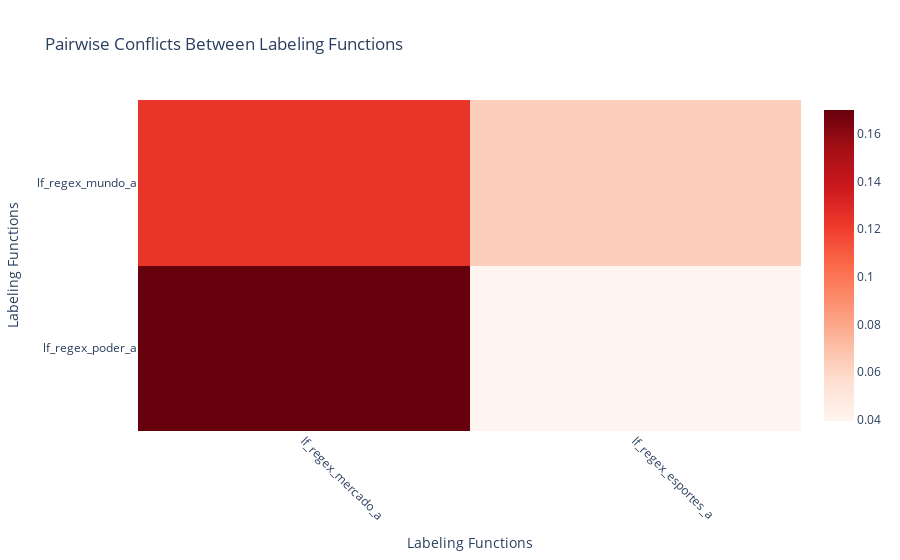

The notebook cell saved with this chart:
### Code cell
# Visualize the conflict matrix
utils.plot.plot_conflict_matrix(conflict_matrix_df)[0]

### Figure 1 — Plotly figure (JSON) as saved in the notebook; plotly's stock layout.template omitted (floating-point values rounded to 4 significant figures)
{"data": [{"colorscale": [[0, "rgb(255,245,240)"], [0.125, "rgb(254,224,210)"], [0.25, "rgb(252,187,161)"], [0.375, "rgb(252,146,114)"], [0.5, "rgb(251,106,74)"], [0.625, "rgb(239,59,44)"], [0.75, "rgb(203,24,29)"], [0.875, "rgb(165,15,21)"], [1, "rgb(103,0,13)"]], "hovertemplate": "LF1: %{y}<br>LF2: %{x}<br>Conflict Rate: %{z:.3f}<extra></extra>", "type": "heatmap", "x": ["lf_regex_mercado_a", "lf_regex_esportes_a"], "y": ["lf_regex_poder_a", "lf_regex_mundo_a"], "z": [[0.17, 0.03947], [0.124, 0.06342]]}], "layout": {"title": {"text": "Pairwise Conflicts Between Labeling Functions"}, "xaxis": {"tickangle": 45, "title": {"text": "Labeling Functions"}}, "yaxis": {"title": {"text": "Labeling Functions"}}}}
